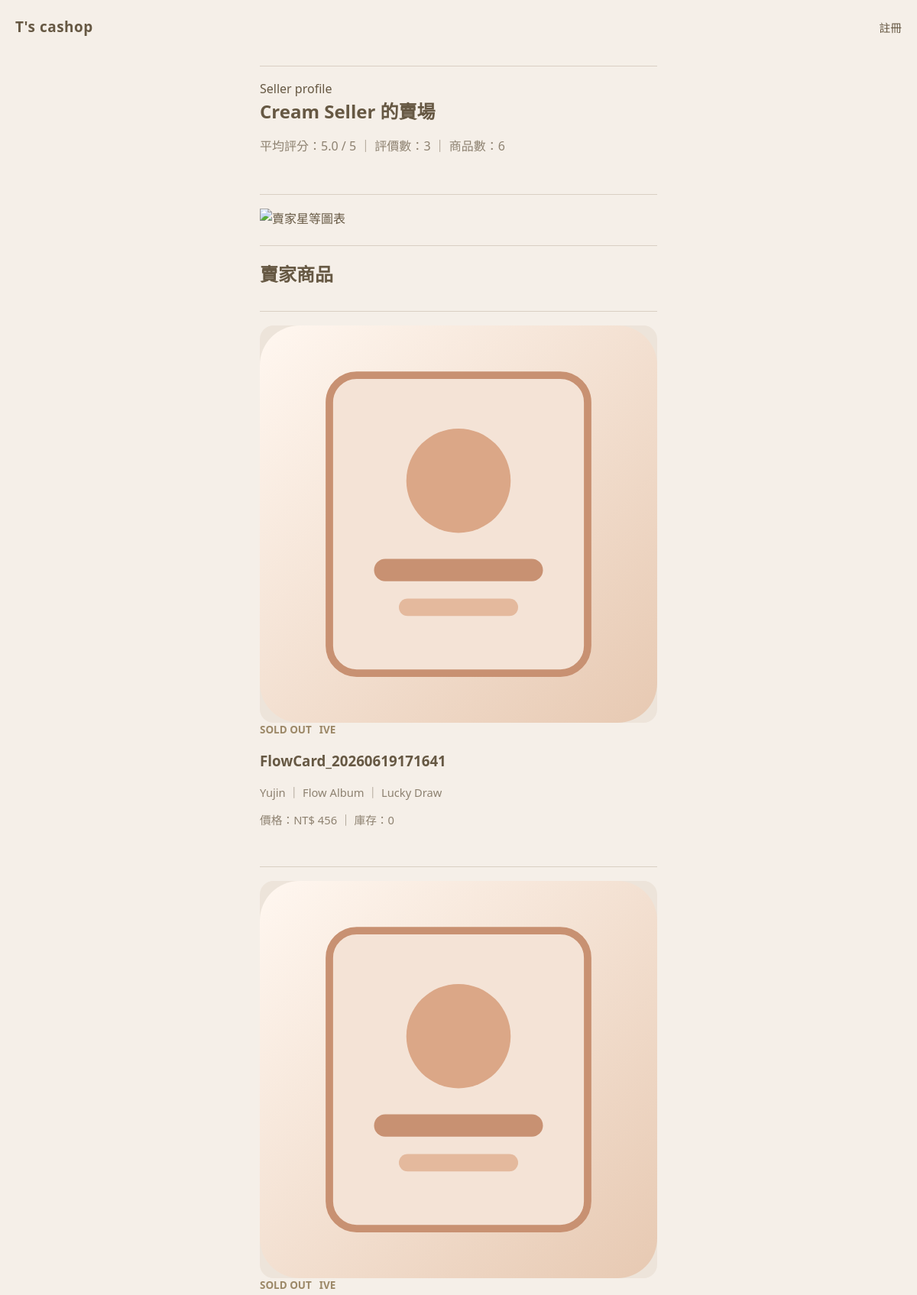
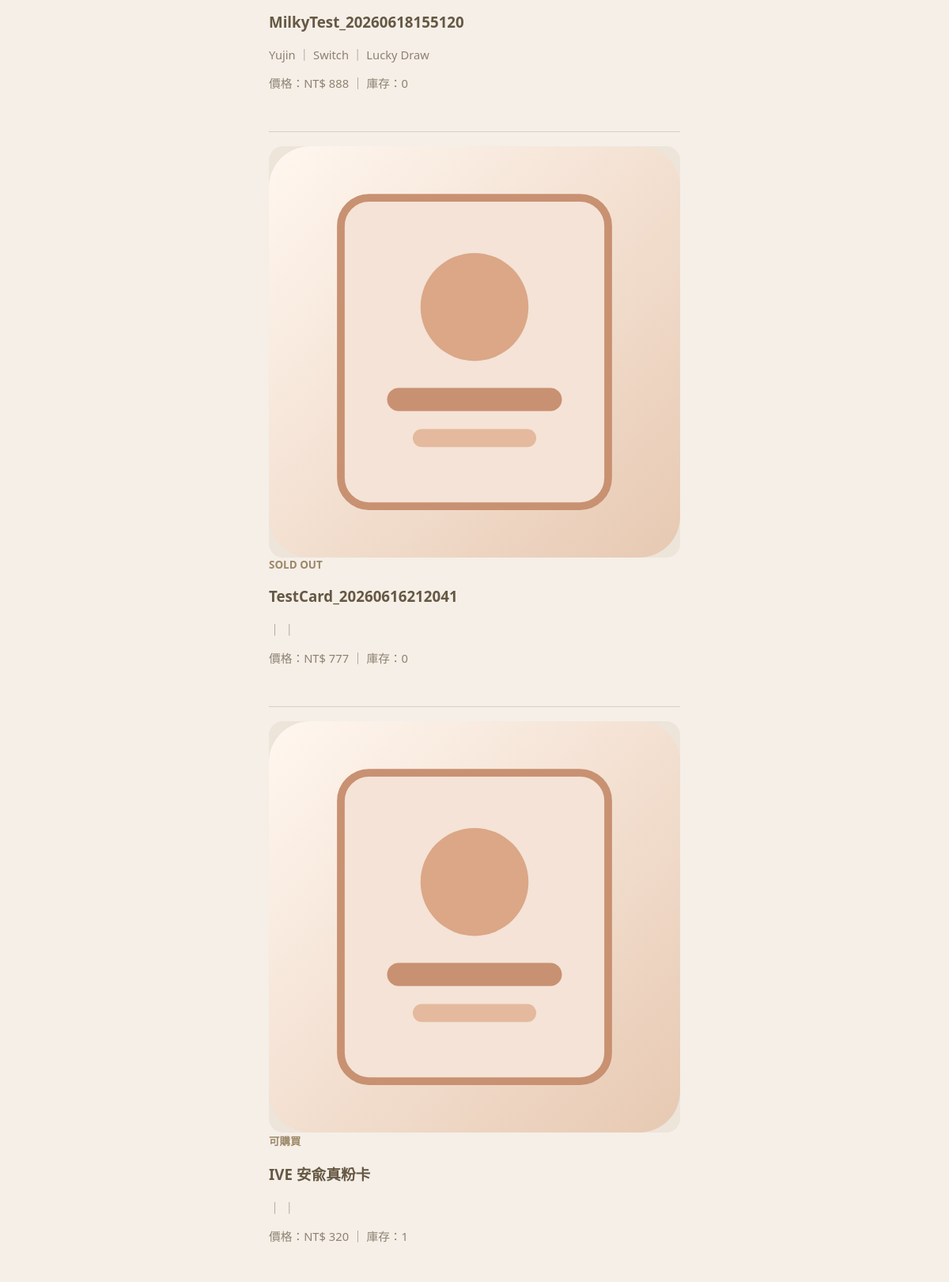
Screenshot of /card_shop/seller_profile.php?seller_id=2 (upper part) with the database file from the repository (2 pictures, top to bottom).
### tables this page shows
CREATE TABLE `users` (
  `id` int(10) unsigned NOT NULL AUTO_INCREMENT,
  `username` varchar(50) NOT NULL,
  `password_hash` varchar(255) NOT NULL,
  `role` enum('admin','seller','buyer') NOT NULL DEFAULT 'buyer',
  `display_name` varchar(100) NOT NULL,
  `email` varchar(150) NOT NULL,
  `phone` varchar(30) NOT NULL DEFAULT '',
  `favorite_group` varchar(100) NOT NULL DEFAULT '',
  `address` varchar(255) NOT NULL DEFAULT '',
  `last_login_at` datetime DEFAULT NULL,
  `created_at` datetime NOT NULL,
  PRIMARY KEY (`id`),
  UNIQUE KEY `username` (`username`)
);

CREATE TABLE `products` (
  `id` int(10) unsigned NOT NULL AUTO_INCREMENT,
  `seller_id` int(10) unsigned NOT NULL,
  `name` varchar(150) NOT NULL,
  `description` text NOT NULL,
  `price` decimal(10,2) NOT NULL,
  `stock` int(11) NOT NULL DEFAULT 0,
  `status` enum('active','sold_out') NOT NULL DEFAULT 'active',
  `condition_tags` varchar(255) NOT NULL DEFAULT '',
  `group_name` varchar(120) NOT NULL DEFAULT '',
  `member_name` varchar(120) NOT NULL DEFAULT '',
  `album_name` varchar(120) NOT NULL DEFAULT '',
  `card_version` varchar(120) NOT NULL DEFAULT '',
  `card_code` varchar(80) NOT NULL DEFAULT '',
  `created_at` datetime NOT NULL,
  `updated_at` datetime NOT NULL,
  `sold_at` datetime DEFAULT NULL,
  PRIMARY KEY (`id`),
  KEY `fk_products_seller` (`seller_id`),
  CONSTRAINT `fk_products_seller` FOREIGN KEY (`seller_id`) REFERENCES `users` (`id`) ON DELETE CASCADE
);

### card_shop/db.php (called while the page is built, shortened)
<?php
function db(): PDO
{
    static $pdo = null;
    if ($pdo instanceof PDO) {
        return $pdo;
    }
    $dsn = 'mysql:host=' . DB_HOST . ';port=' . DB_PORT . ';dbname=' . DB_NAME . ';charset=utf8mb4';
    $pdo = new PDO($dsn, DB_USER, DB_PASS, [
        PDO::ATTR_ERRMODE => PDO::ERRMODE_EXCEPTION,
        PDO::ATTR_DEFAULT_FETCH_MODE => PDO::FETCH_ASSOC,
        PDO::ATTR_EMULATE_PREPARES => false,
    ]);
    return $pdo;
}

### card_shop/helpers.php (called while the page is built, shortened)
<?php
require_once __DIR__ . '/db.php';
function h(?string $value): string
{
    return htmlspecialchars((string) $value, ENT_QUOTES, 'UTF-8');
}
function product_primary_image(?string $path): string
{
    return 'assets/placeholder-card.svg';
}
function stars_label(float $rating): string
{
    return number_format($rating, 1) . ' / 5';
}
function format_currency(float $amount): string
{
    return 'NT$ ' . number_format($amount, 0);
}
function product_status_label(string $status, int $stock): string
{
    return ($status === 'sold_out' || $stock <= 0) ? 'SOLD OUT' : '可購買';
}

### card_shop/seller_profile.php (the view, shortened to what this page needs)
<?php
$sellerId = (int) ($_GET['seller_id'] ?? 0);
$sellerStmt = db()->prepare(
    "SELECT
        u.*,
        COUNT(DISTINCT p.id) AS total_products,
        COUNT(DISTINCT r.id) AS total_reviews,
        AVG(r.rating) AS avg_rating
     FROM users u
     LEFT JOIN products p ON p.seller_id = u.id
     LEFT JOIN reviews r ON r.seller_id = u.id
     WHERE u.id = :id AND u.role IN ('seller', 'admin')
     GROUP BY u.id
     LIMIT 1"
);
$sellerStmt->execute(['id' => $sellerId]);
$seller = $sellerStmt->fetch();
$productsStmt = db()->prepare(
    'SELECT
        p.*,
        (SELECT pi.image_path FROM product_images pi WHERE pi.product_id = p.id ORDER BY pi.is_primary DESC, pi.id ASC LIMIT 1) AS primary_image
     FROM products p
     WHERE p.seller_id = :seller_id
     ORDER BY p.created_at DESC'
);
$productsStmt->execute(['seller_id' => $sellerId]);
$products = $productsStmt->fetchAll();
require_once __DIR__ . '/partials/header.php';
?>
<section class="panel">
    <div class="seller-header">
        <div>
            <span class="eyebrow">Seller profile</span>
            <h2><?= h($seller['display_name']) ?> 的賣場</h2>
            <p class="muted">平均評分：<?= h(stars_label((float) ($seller['avg_rating'] ?? 0))) ?> ｜ 評價數：<?= (int) $seller['total_reviews'] ?> ｜ 商品數：<?= (int) $seller['total_products'] ?></p>
        </div>
        <div class="chart-box">
            <img src="gd_chart.php?seller_id=<?= (int) $sellerId ?>" alt="賣家星等圖表">
        </div>
    </div>
</section>
<section class="panel" style="margin-top: 24px;">
    <h2>賣家商品</h2>
    <div class="products-grid">
        <?php foreach ($products as $product): ?>
            <article class="product-card">
                <div class="product-cover">
                    <img src="<?= h(product_primary_image($product['primary_image'])) ?>" alt="<?= h($product['name']) ?>">
                </div>
                <div class="badge-row">
                    <span class="badge <?= $product['status'] === 'sold_out' || (int) $product['stock'] <= 0 ? 'sold-out' : '' ?>">
                        <?= h(product_status_label((string) $product['status'], (int) $product['stock'])) ?>
                    </span>
                    <span class="badge"><?= h($product['group_name']) ?></span>
                </div>
                <h3><?= h($product['name']) ?></h3>
                <p class="muted-small"><?= h($product['member_name']) ?> ｜ <?= h($product['album_name']) ?> ｜ <?= h($product['card_version']) ?></p>
                <p class="muted-small">價格：<?= h(format_currency((float) $product['price'])) ?> ｜ 庫存：<?= (int) $product['stock'] ?></p>
            </article>
        <?php endforeach; ?>
    </div>
</section>
<?php require_once __DIR__ . '/partials/footer.php'; ?>

### card_shop/assets/style.css (style rules this page uses)
:root { --bg: #f5efe8; --text: #665843; --muted: #665843; --line: #d9cfc3; --accent: #665843; --success: #665843; --danger: #665843; }
* { box-sizing: border-box; }
body { margin: 0; font-family: "Segoe UI", "Microsoft JhengHei", sans-serif; color: var(--text); background: var(--bg); min-height: 100vh; }
img { max-width: 100%; display: block; }
.brand, .top-link, body, button, .button, input, select, textarea, label, p, h1, h2, h3, span, a { color: #665843; }
.auth-block, .panel, .hero-card, .sidebar, .product-card, .review-card, .order-card, .chart-box, .stat-card { background: transparent; border: 0; box-shadow: none; border-radius: 0; padding: 0; }
.auth-block h2, .panel h2, .hero-card h1 { margin: 0 0 14px; font-size: 1.5rem; font-weight: 700; }
.hero-card, .seller-header, .layout, .two-col { display: grid; grid-template-columns: 1fr; gap: 18px; }
.panel, .sidebar, .product-card, .review-card, .order-card, .chart-box, .stat-card { border-top: 1px solid var(--line); padding-top: 18px; margin-top: 18px; }
.muted, .muted-small { color: #665843; opacity: 0.72; }
.muted-small { font-size: 0.92rem; }
.stack-row, .panel-head, .filter-inline, .badge-row, .tag-list { display: flex; gap: 10px; flex-wrap: wrap; align-items: center; }
.products-grid, .stat-grid, .review-list, .preview-grid { display: grid; gap: 18px; }
.product-cover { aspect-ratio: 1 / 1; border-radius: 18px; overflow: hidden; background: #ede4da; }
.badge, .tag { display: inline-flex; align-items: center; padding: 0; border-radius: 0; background: transparent; font-size: 0.84rem; font-weight: 700; }
.badge { color: #9c8867; }

### rows the page displays
users: display_name "Cream Seller"
products: status+stock "SOLD OUT", group_name "IVE", name "FlowCard_20260619171641", member_name "Yujin", album_name "Flow Album", card_version "Lucky Draw", price "NT$ 456", stock "0"
products: status+stock "SOLD OUT", group_name "IVE", name "MilkyTest_20260618155120", member_name "Yujin", album_name "Switch", card_version "Lucky Draw", price "NT$ 888", stock "0"
products: status+stock "SOLD OUT", name "TestCard_20260616212041", price "NT$ 777", stock "0"
products: status+stock "可購買", name "IVE 安兪真粉卡", price "NT$ 320", stock "1"

### other values shown
stars_label((float) ($seller['avg_rating'] ?? 0)) "5.0 / 5"
$seller['total_reviews'] "3"
$seller['total_products'] "6"
